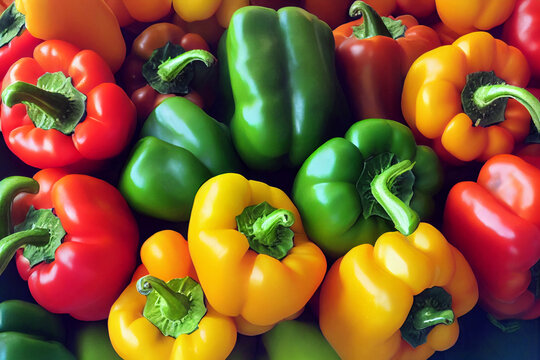
%> input picture Thực hành 10/peppers.jpg, 540 x 360 px
$ octave cau6bai10.m   (GNU Octave 9; MATLAB toolbox functions it lacks are replaced by stand-ins)
%> lines starting %> are read from the running program, lines starting %| are printed output that depends on the picture
% Đọc ảnh
img = imread('peppers.jpg');
%> img is the input picture: size 360x540x3 uint8; mean R, G, B 132, 91.5, 48.4

% Chuyển ảnh thành mảng 2D nếu nó là ảnh màu
if size(img, 3) > 1
    img_gray = rgb2gray(img);
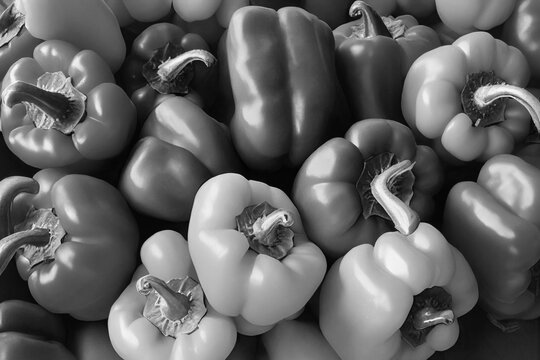
%> img_gray: size 360x540 uint8; min 0, max 252, mean 98.7
else
    img_gray = img;
end

% Áp dụng các bộ lọc
filtered_image1 = conv2(double(img_gray), [1, 0, -1; 1, 0, -1; 1, 0, -1], 'same');
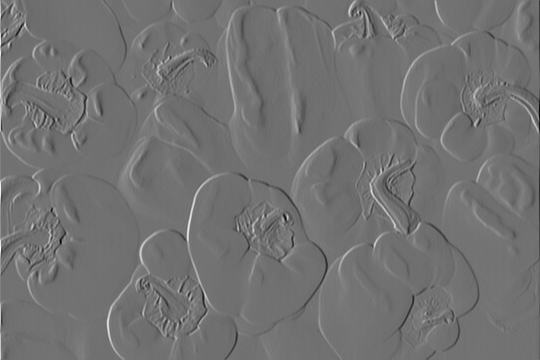
%> filtered_image1: size 360x540 double; min -564, max 692, mean -0.2; drawn with min black and max white
filtered_image2 = conv2(double(img_gray), [1, 0, -1; 1, 0, -1; 1, 0, -1]', 'same');
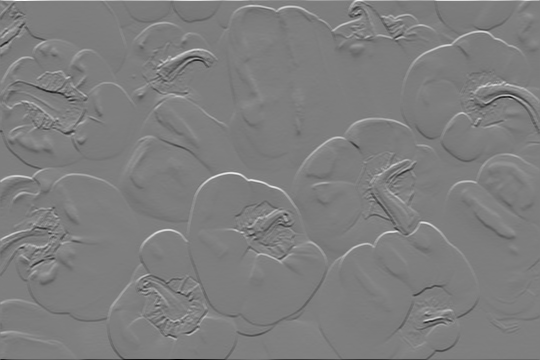
%> filtered_image2: size 360x540 double; min -686, max 696, mean -0.1; drawn with min black and max white
filtered_image3 = conv2(double(img_gray), [121; 0; -1 - 2 - 1]/2, 'same');
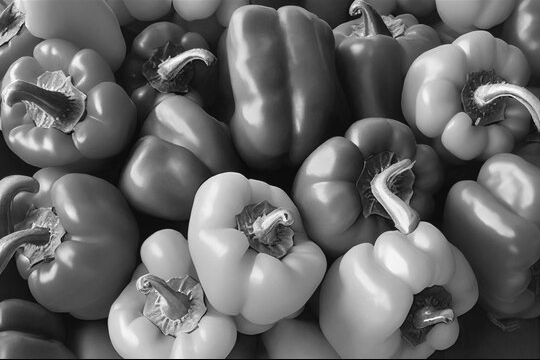
%> filtered_image3: size 360x540 double; min -458, max 14804, mean 5758.5; drawn with min black and max white
filtered_image4 = conv2(double(img_gray), ones(3)/9, 'same');

% Hiển thị kết quả
subplot(2, 2, 1), imshow(uint8(filtered_image1)), title('Bộ lọc h1');
%> after `imshow(uint8(filtered_image1))`:
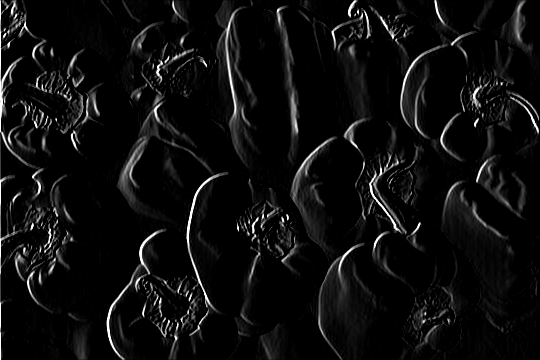
%> displayed picture: size 360x540, on the screen's scale of 0 to 255; min 0, max 255, mean 14.2
subplot(2, 2, 2), imshow(uint8(filtered_image2)), title('Bộ lọc h2');
%> after `imshow(uint8(filtered_image2))`:
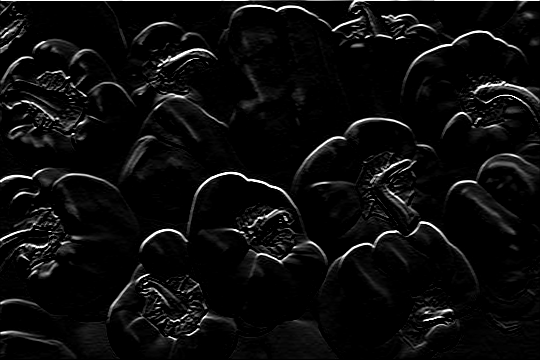
%> displayed picture: size 360x540, on the screen's scale of 0 to 255; min 0, max 255, mean 12.6
subplot(2, 2, 3), imshow(uint8(filtered_image3)), title('Bộ lọc h3');
%> after `imshow(uint8(filtered_image3))`:
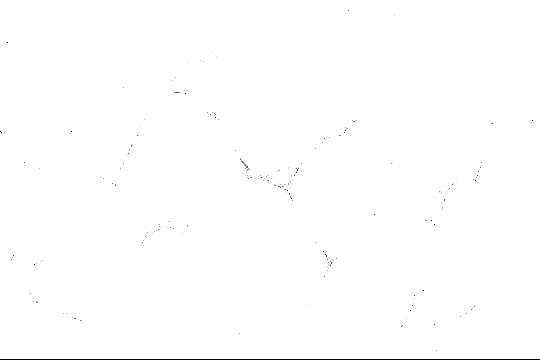
%> displayed picture: size 360x540, on the screen's scale of 0 to 255; min 0, max 255, mean 254.1
subplot(2, 2, 4), imshow(uint8(filtered_image4)), title('Bộ lọc h4');
